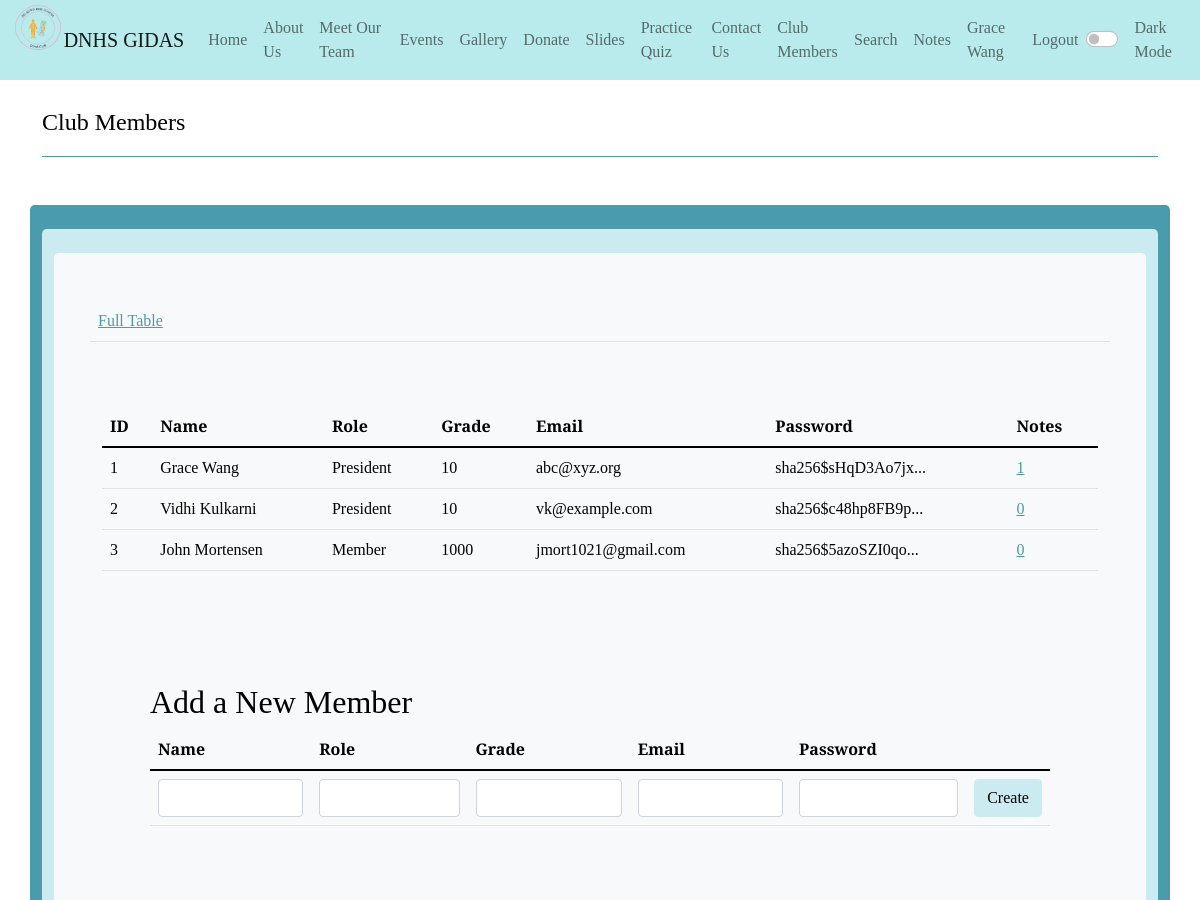
The page /crud/ (signed in, upper part) on the database as committed earlier.
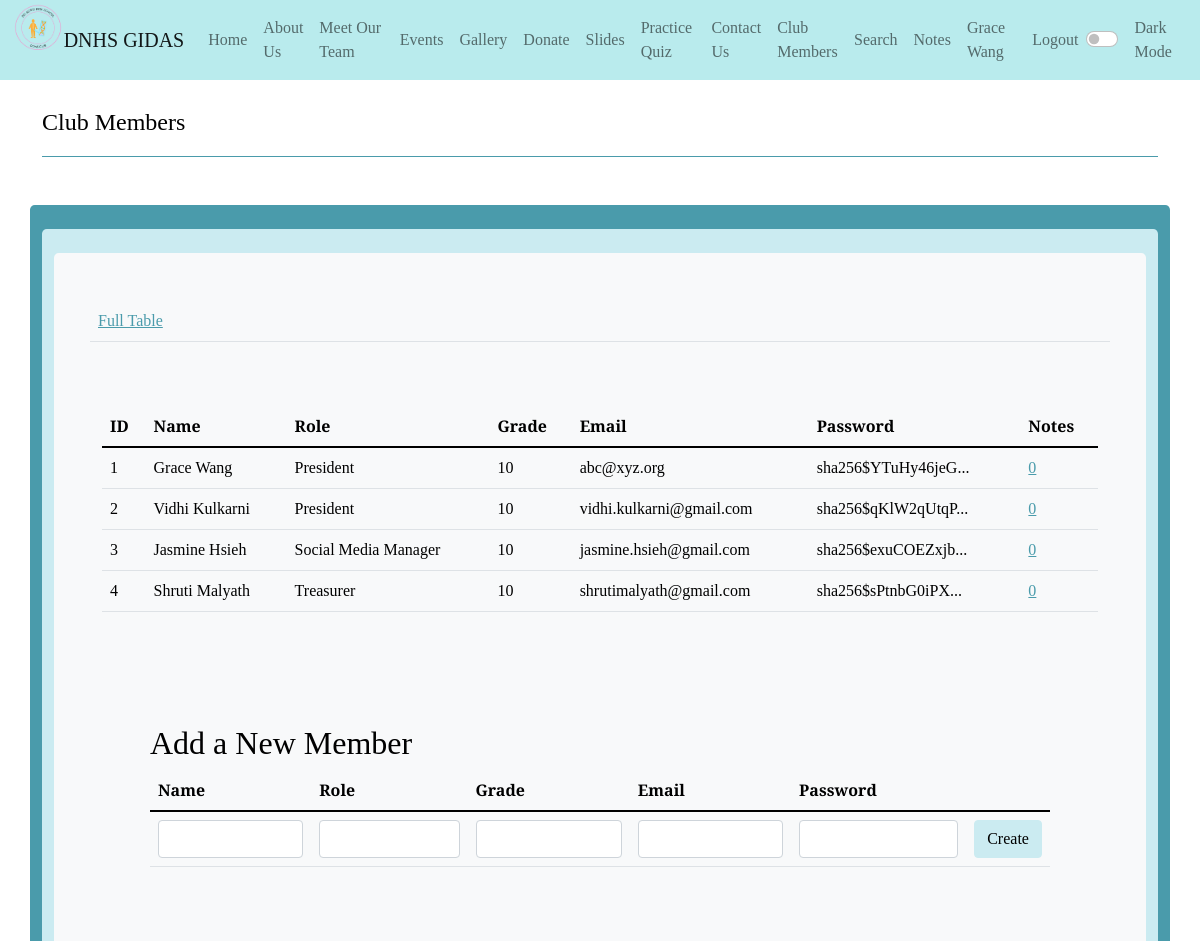
The same page on the database as committed later.
### cruddy/model.py (models this page shows, shortened)
class Users(UserMixin, db.Model):
    userID = db.Column(db.Integer, primary_key=True)
    name = db.Column(db.String(255), unique=False, nullable=False)
    role = db.Column(db.String(255), unique=False, nullable=False)
    grade = db.Column(db.Integer, unique=False, nullable=False)
    email = db.Column(db.String(255), unique=False, nullable=False)
    password = db.Column(db.String(255), unique=False, nullable=False)
    notes = db.relationship("Notes", cascade='all, delete', backref='users', lazy=True)
    def read(self):
        return {
            "userID": self.userID,
            "name": self.name,
            "role": self.role,
            "grade": self.grade,
            "email": self.email,
            "password": self.password,
            "notes": self.notes,
            "query": "by_alc"  # This is for fun, a little watermark
        }
    def delete(self):
        db.session.delete(self)
        db.session.commit()
        return None

### cruddy/app_crud.py (the view)
@app_crud.route('/')
@login_required  # Flask-Login uses this decorator to restrict acess to logged in users
def crud():
    return render_template("crud.html", table=users_all())

### cruddy/query.py (called while the page is built)
def users_all():
    return users_all_alc()

def users_all_alc():
    table = Users.query.all()
    json_ready = [peep.read() for peep in table]
    return json_ready

@login_manager.user_loader
def user_loader(user_id):
    if user_id is not None:
        return Users.query.get(user_id)
    return None

### cruddy/templates/cruddy/crud.html (shortened to what this page needs)
<!DOCTYPE html>
{% extends "layout.html" %}
{% block content %}
    <div class="container py-4">
        <header class="pb-3 mb-4 border-bottom border-primary text-dark">
            <span class="fs-4">Club Members</span>
        </header>
    </div>
    <div class="container py-4 text-light bg-primary rounded-3">
        <div class="container bg-secondary py-4 rounded-3">
            <div class="p-5 mb-4 bg-light text-dark rounded-3">
                <div class="row align-items-md-stretch">
                    <table class="table">
                        <tbody>
                        <tr>
                            <td><a href={{url_for('crud.crud')}}>Full Table</a></td>
                        </tr>
                        </tbody>
                    </table>
                </div>
                <div class="row align-items-md-stretch">
                    <div class="container-fluid py-5">
                        <table class="table">
                            <thead>
                            <tr>
                                <th>ID</th>
                                <th>Name</th>
                                <th>Role</th>
                                <th>Grade</th>
                                <th>Email</th>
                                <th>Password</th>
                                <th>Notes</th>
                            </tr>
                            </thead>
                            <tbody>
                                {% for row in table %}
                                    <tr>
                                        <td>{{ row['userID'] }}</td>
                                        <td>{{ row['name'] }}</td>
                                        <td>{{ row['role'] }}</td>
                                        <td>{{ row['grade']}}</td>
                                        <td>{{ row['email'] }}</td>
                                        <td>{{ row['password'] | truncate(20) }}</td>
                                        <td><a href="{{ url_for('notes.notes_select', userID=row['userID']) }}">{{ row['notes'] | length }}</a></td>
                                    </tr>
                                {% endfor %}
                            </tbody>
                        </table>
                    </div>
                </div>
                <div class="p-5 mb-4 bg-light text-dark rounded-3">
                    <h2>Add a New Member</h2>
                    <form method="POST" ID="create" action={{url_for('crud.create')}} >
                        <table class="table">
                            <thead>
                            <tr>
                                <th><label for="name">Name</label></th>
                                <th><label for="role">Role</label></th>
                                <th><label for="grade">Grade</label></th>
                                <th><label for="email">Email</label></th>
                                <th><label for="password">Password</label></th>
                            </tr>
                            </thead>
                            <tbody>
                            <tr>
                                <td><input class="form-control" type="text" name="name" id="name" required></td>
                                <td><input class="form-control" type="text" name="role" id="role" required></td>
                                <td><input class="form-control" type="number" name="grade" id="grade" required></td>
                                <td><input class="form-control" type="email" name="email" id="email"></td>
                                <td><input class="form-control" type="password" name="password" id="password"></td>
                                <td><input class="btn btn-secondary" type="submit" value="Create"></td>
                            </tr>
                            </tbody>
                        </table>
                    </form>
                </div>
            </div>
        </div>
    </div>
{% endblock %}

### templates/layout.html (shortened to what this page needs)
<!DOCTYPE html>
<html lang="en">
    <head>
        <link href="https://cdn.jsdelivr.net/npm/bootstrap@5.0.2/dist/css/bootstrap.min.css" rel="stylesheet">
        {% block colors %}
            <link rel="stylesheet" type="text/css" href={{  url_for("static", filename="scss/custom.css", version='208') }}>
        {% endblock %}
    </head>
    <body>
        {% include "fragments/navbar.html" %}
        {% block content %}
        {% endblock %}
    </body>
</html>

### templates/fragments/navbar.html (shortened to what this page needs)
<!DOCTYPE html>
<nav class="navbar navbar-expand-lg navbar-light bg-warning">
    <div class="container-fluid">
        <div class="btn-group">
            <nav class="navbar navbar-expand-lg navbar-light">
                <div class="logo-image">
                    <img src="/static/assets/GIDASlogo.png" class="img-fluid" size alt="">
                </div>
                <a class="navbar-brand">DNHS GIDAS</a>
                <div class="collapse navbar-collapse" id="navbarHome">
                    <ul class="navbar-nav">
                        <li class="nav-item active">
                            <a class="nav-link" href="{{ url_for('index') }}">Home</a>
                        </li>
                    </ul>
                </div>
                <div class="collapse navbar-collapse" id="navbarHome">
                    <ul class="navbar-nav">
                        <li class="nav-item active">
                            <a class="nav-link" href="{{ url_for('about') }}">About Us</a>
                        </li>
                    </ul>
                </div>
                <div class="collapse navbar-collapse" id="navbarHome">
                    <ul class="navbar-nav">
                        <li class="nav-item active">
                            <a class="nav-link" href="{{ url_for('team') }}">Meet Our Team</a>
                        </li>
                    </ul>
                </div>
                <div class="collapse navbar-collapse" id="navbarHome">
                    <ul class="navbar-nav">
                        <li class="nav-item active">
                            <a class="nav-link" href="{{ url_for('upcoming') }}">Events</a>
                        </li>
                    </ul>
                </div>
                <div class="collapse navbar-collapse" id="navbarHome">
                    <ul class="navbar-nav">
                        <li class="nav-item active">
                            <a class="nav-link" href="{{ url_for('content.content') }}">Gallery</a>
                        </li>
                    </ul>
                </div>
                <div class="collapse navbar-collapse" id="navbarHome">
                    <ul class="navbar-nav">
                        <li class="nav-item active">
                            <a class="nav-link" href="{{ url_for('donate') }}">Donate</a>
                        </li>
                    </ul>
                </div>
                <div class="collapse navbar-collapse" id="navbarHome">
                    <ul class="navbar-nav">
                        <li class="nav-item active">
                            <a class="nav-link" href="{{ url_for('slides') }}">Slides</a>
                        </li>
                    </ul>
                </div>
                <div class="collapse navbar-collapse" id="navbarHome">
                    <ul class="navbar-nav">
                        <li class="nav-item active">
                            <a class="nav-link" href="{{ url_for('practicequiz') }}">Practice Quiz</a>
                        </li>
                    </ul>
                </div>
                <div class="collapse navbar-collapse" id="navbarHome">
                    <ul class="navbar-nav">
                        <li class="nav-item active">
                            <a class="nav-link" href="{{ url_for('contact') }}">Contact Us</a>
                        </li>
                    </ul>
                </div>
                {% if current_user.is_authenticated %}
                    <div class="collapse navbar-collapse" id="navbarHome">
                        <ul class="navbar-nav">
                            <li class="nav-item active">
                                <a class="nav-link" href="{{ url_for('crud.crud') }}">Club Members</a>
                            </li>
                        </ul>
                    </div>
                    <div class="collapse navbar-collapse" id="navbarHome">
                        <ul class="navbar-nav">
                            <li class="nav-item active">
                                <a class="nav-link" href="{{ url_for('crud.search') }}">Search</a>
                            </li>
                        </ul>
                    </div>
                    <div class="collapse navbar-collapse" id="navbarHome">
                        <ul class="navbar-nav">
                            <li class="nav-item active">
                                <a class="nav-link" href="{{ url_for('notes.notes') }}">Notes</a>
                            </li>
                        </ul>
                    </div>
                    <div class="collapse navbar-collapse" id="navbarHome">
                        <ul class="navbar-nav">
                            <li class="nav-item active">
                                <a class="nav-link">{{ current_user.name }}</a>
                            </li>
                        </ul>
                    </div>
                    <div class="collapse navbar-collapse" id="navbarHome">
                        <ul class="navbar-nav">
                            <li class="nav-item active">
                                <a class="nav-link" href="{{ url_for('crud.crud_logout') }}">Logout</a>
                            </li>
                        </ul>
                    </div>
                {% endif %}
                <div class="form-check form-switch">
                    <label for="darkSwitch"></label><input type="checkbox" onclick="darkFunction()" class="form-check-input" id="darkSwitch">
                </div>
                <div class="collapse navbar-collapse" id="navbarHome">
                    <ul class="navbar-nav">
                        <li class="nav-item active">
                            <a class="nav-link" href="">Dark Mode</a>
                        </li>
                    </ul>
                </div>
            </nav>
        </div>
    </div>
</nav>

### templates/fragments/navbar.html (style rules this page uses)
.navbar { max-height: 80px; }
.logo-image { width: 75px; height: 75px; border-radius: 50%; margin-top: 0; }

Rows that differ between the two databases and show on the page:
changed Users "Grace Wang": password "sha256$sHqD3Ao7jx..." → "sha256$YTuHy46jeG..."; notes|length "1" → "0"
changed Users "Vidhi Kulkarni": email "vk@example.com" → "vidhi.kulkarni@gmail.com"; password "sha256$c48hp8FB9p..." → "sha256$qKlW2qUtqP..."
changed Users id 3: name "John Mortensen" → "Jasmine Hsieh"; role "Member" → "Social Media Manager"; grade "1000" → "10"; email "jmort1021@gmail.com" → "jasmine.hsieh@gmail.com"; password "sha256$5azoSZI0qo..." → "sha256$exuCOEZxjb..."
added Users: userID "4", name "Shruti Malyath", role "Treasurer", grade "10", email "shrutimalyath@gmail.com", password "sha256$sPtnbG0iPX...", notes|length "0"
